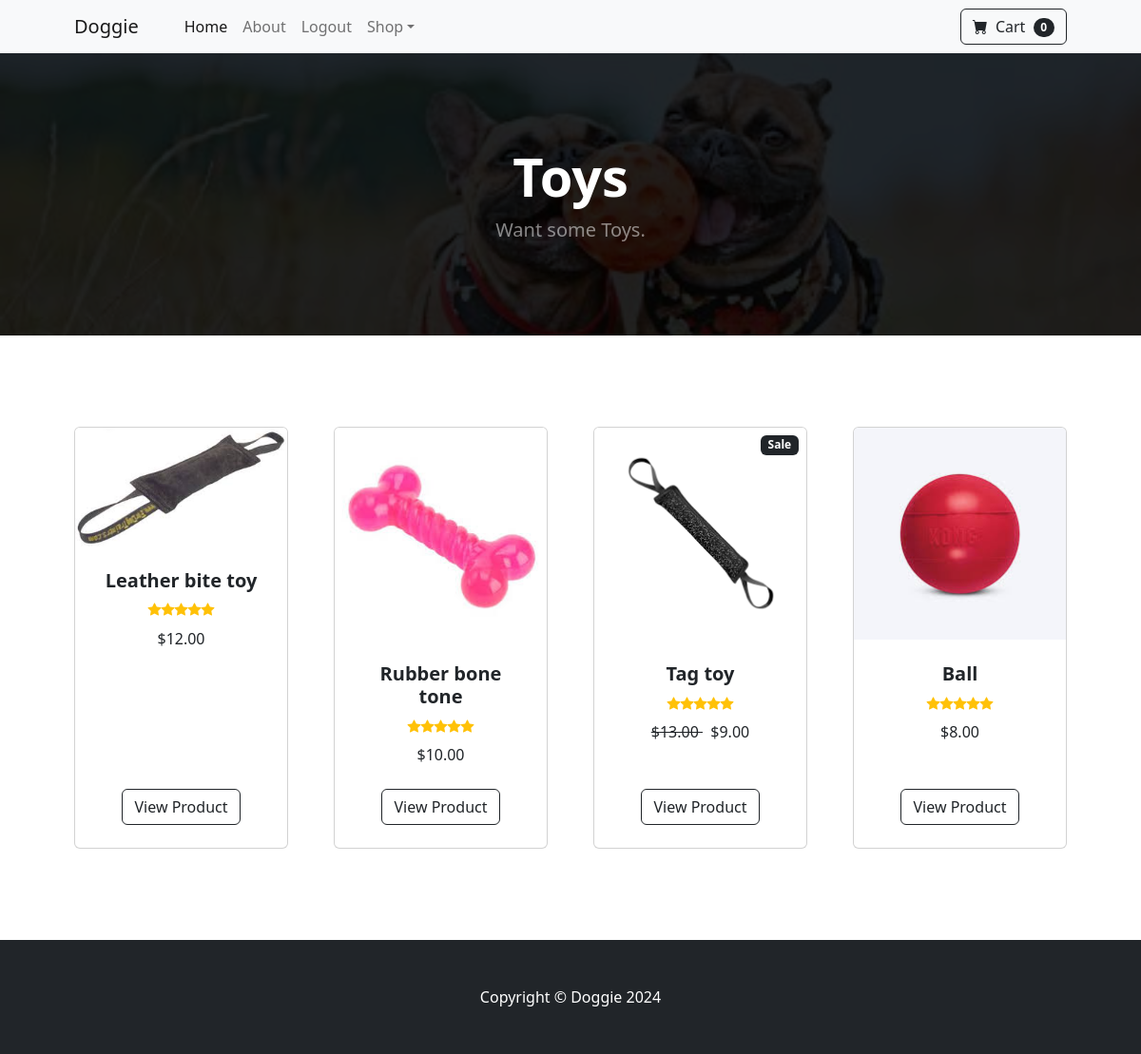
The page /category/Toys (signed in) on the database its author committed.
### store/models.py (models this page shows, shortened)
class Category(models.Model):
    name = models.CharField(max_length=50)
    image = models.ImageField(upload_to='assets/cover', default='default.jpg')
    def __str__(self):
        return self.name
    class Meta:
        verbose_name_plural = 'categories'

class Product(models.Model):
    name = models.CharField(max_length=100)
    price = models.DecimalField(default=0, decimal_places=2, max_digits=6)
    category = models.ForeignKey(Category, on_delete=models.CASCADE, default=1)
    description = models.CharField(max_length=2500, default='', blank=True, null=True)
    image = models.ImageField(upload_to='uploads/product/')
    is_sale = models.BooleanField(default=False)
    sale_price = models.DecimalField(default=0, decimal_places=2, max_digits=6)

### store/views.py (the view)
# urls.py: path('category/<str:name>', views.category, name='category'),
def category(request, name):
    name = name.replace('-', ' ')
    try:
        category = Category.objects.get(name=name)
        products = Product.objects.filter(category=category)
        return render(request, 'category.html', {'products': products, 'category': category})
    except:
        messages.error(request, 'That category does not exist!!')
        return redirect('home')

### store/templates/category.html (shortened to what this page needs)
{% extends 'base.html' %}
{% load static %}
{% block content %}
        <header class="bg-dark py-5" style="background-image: url('{{category.image.url}}'); background-size: cover; background-color: rgba(0,0,0,.2); background-blend-mode: multiply; background-repeat: no-repeat;">
            <div class="container px-4 px-lg-5 my-5">
                <div class="text-center text-white">
                    <h1 class="display-4 fw-bolder">{{category}}</h1>
                    <p class="lead fw-normal text-white-50 mb-0">Want some {{category}}.</p>
                </div>
            </div>
        </header>
        <section class="py-5">
            <div class="container px-4 px-lg-5 mt-5">
                <div class="row gx-4 gx-lg-5 row-cols-2 row-cols-md-3 row-cols-xl-4 justify-content-center">
                    {% for product in products %}
                    {% if product.is_sale %}
                        <div class="col mb-5">
                            <div class="card h-100">
                                <div class="badge bg-dark text-white position-absolute" style="top: 0.5rem; right: 0.5rem">Sale</div>
                                <img class="card-img-top" src="{{product.image.url}}" alt="..." />
                                <div class="card-body p-4">
                                    <div class="text-center">
                                        <h5 class="fw-bolder">{{product.name}}</h5>
                                        <div class="d-flex justify-content-center small text-warning mb-2">
                                            <div class="bi-star-fill"></div>
                                            <div class="bi-star-fill"></div>
                                            <div class="bi-star-fill"></div>
                                            <div class="bi-star-fill"></div>
                                            <div class="bi-star-fill"></div>
                                        </div>
                                        <strike>
                                            ${{product.price}}
                                        </strike>
                                        &nbsp;
                                        ${{product.sale_price}}
                                    </div>
                                </div>
                                <div class="card-footer p-4 pt-0 border-top-0 bg-transparent">
                                    <div class="text-center"><a class="btn btn-outline-dark mt-auto" href="{% url 'product' product.id %}">View Product</a></div>
                                </div>
                            </div>
                        </div>
                    {% else %}
                            <div class="col mb-5">
                            <div class="card h-100">
                                <img class="card-img-top" src="{{product.image.url}}" alt="..." />
                                <div class="card-body p-4">
                                    <div class="text-center">
                                        <h5 class="fw-bolder">{{product.name}}</h5>
                                        <div class="d-flex justify-content-center small text-warning mb-2">
                                            <div class="bi-star-fill"></div>
                                            <div class="bi-star-fill"></div>
                                            <div class="bi-star-fill"></div>
                                            <div class="bi-star-fill"></div>
                                            <div class="bi-star-fill"></div>
                                        </div>
                                        ${{product.price}}
                                    </div>
                                </div>
                                <div class="card-footer p-4 pt-0 border-top-0 bg-transparent">
                                    <div class="text-center"><a class="btn btn-outline-dark mt-auto" href="{% url 'product' product.id %}">View Product</a></div>
                                </div>
                            </div>
                        </div>
                    {% endif %}
                    {% endfor %}
                </div>
            </div>
        </section>
{% endblock %}

### rows shown on the page
Category: image (picture), name "Toys"
Product: image (picture), name "Leather bite toy", price "12.00"
Product: image (picture), name "Rubber bone tone", price "10.00"
Product: image (picture), name "Tag toy", price "13.00", sale_price "9.00"
Product: image (picture), name "Ball", price "8.00"
